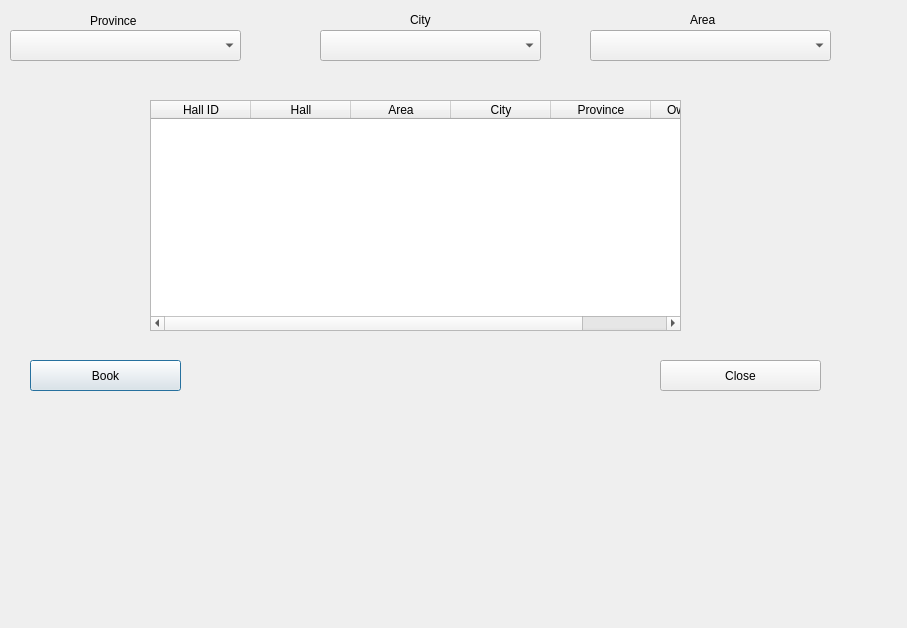
<?xml version="1.0" encoding="UTF-8"?>
<ui version="4.0">
 <class>Dialog</class>
 <widget class="QDialog" name="Dialog">
  <property name="geometry">
   <rect>
    <x>0</x>
    <y>0</y>
    <width>907</width>
    <height>628</height>
   </rect>
  </property>
  <property name="windowTitle">
   <string>Dialog</string>
  </property>
  <widget class="QComboBox" name="city_select">
   <property name="geometry">
    <rect>
     <x>320</x>
     <y>30</y>
     <width>221</width>
     <height>31</height>
    </rect>
   </property>
   <item>
    <property name="text">
     <string/>
    </property>
   </item>
   <item>
    <property name="text">
     <string>Karachi</string>
    </property>
   </item>
   <item>
    <property name="text">
     <string>Lahore</string>
    </property>
   </item>
   <item>
    <property name="text">
     <string>Islamabad</string>
    </property>
   </item>
  </widget>
  <widget class="QComboBox" name="province_select">
   <property name="geometry">
    <rect>
     <x>10</x>
     <y>30</y>
     <width>231</width>
     <height>31</height>
    </rect>
   </property>
   <item>
    <property name="text">
     <string/>
    </property>
   </item>
   <item>
    <property name="text">
     <string>Sindh</string>
    </property>
   </item>
   <item>
    <property name="text">
     <string>Punjab</string>
    </property>
   </item>
   <item>
    <property name="text">
     <string>Balochistan</string>
    </property>
   </item>
  </widget>
  <widget class="QComboBox" name="area_select">
   <property name="geometry">
    <rect>
     <x>590</x>
     <y>30</y>
     <width>241</width>
     <height>31</height>
    </rect>
   </property>
   <item>
    <property name="text">
     <string/>
    </property>
   </item>
   <item>
    <property name="text">
     <string>North Nazimabad</string>
    </property>
   </item>
   <item>
    <property name="text">
     <string>Gulistan-e-Johar</string>
    </property>
   </item>
   <item>
    <property name="text">
     <string>Federal B. Area</string>
    </property>
   </item>
  </widget>
  <widget class="QTableWidget" name="hall_list">
   <property name="geometry">
    <rect>
     <x>150</x>
     <y>100</y>
     <width>531</width>
     <height>231</height>
    </rect>
   </property>
   <column>
    <property name="text">
     <string>Hall ID</string>
    </property>
   </column>
   <column>
    <property name="text">
     <string>Hall</string>
    </property>
   </column>
   <column>
    <property name="text">
     <string>Area</string>
    </property>
   </column>
   <column>
    <property name="text">
     <string>City</string>
    </property>
   </column>
   <column>
    <property name="text">
     <string>Province</string>
    </property>
   </column>
   <column>
    <property name="text">
     <string>Owner CNIC</string>
    </property>
   </column>
  </widget>
  <widget class="QLabel" name="hall_province">
   <property name="geometry">
    <rect>
     <x>90</x>
     <y>10</y>
     <width>71</width>
     <height>21</height>
    </rect>
   </property>
   <property name="text">
    <string>Province</string>
   </property>
  </widget>
  <widget class="QLabel" name="hall_city">
   <property name="geometry">
    <rect>
     <x>410</x>
     <y>10</y>
     <width>41</width>
     <height>20</height>
    </rect>
   </property>
   <property name="text">
    <string>City</string>
   </property>
  </widget>
  <widget class="QLabel" name="hall_area">
   <property name="geometry">
    <rect>
     <x>690</x>
     <y>10</y>
     <width>41</width>
     <height>20</height>
    </rect>
   </property>
   <property name="text">
    <string>Area</string>
   </property>
  </widget>
  <widget class="QPushButton" name="book">
   <property name="geometry">
    <rect>
     <x>30</x>
     <y>360</y>
     <width>151</width>
     <height>31</height>
    </rect>
   </property>
   <property name="text">
    <string>Book</string>
   </property>
  </widget>
  <widget class="QPushButton" name="close_book">
   <property name="geometry">
    <rect>
     <x>660</x>
     <y>360</y>
     <width>161</width>
     <height>31</height>
    </rect>
   </property>
   <property name="text">
    <string>Close</string>
   </property>
  </widget>
 </widget>
 <resources/>
 <connections/>
</ui>
